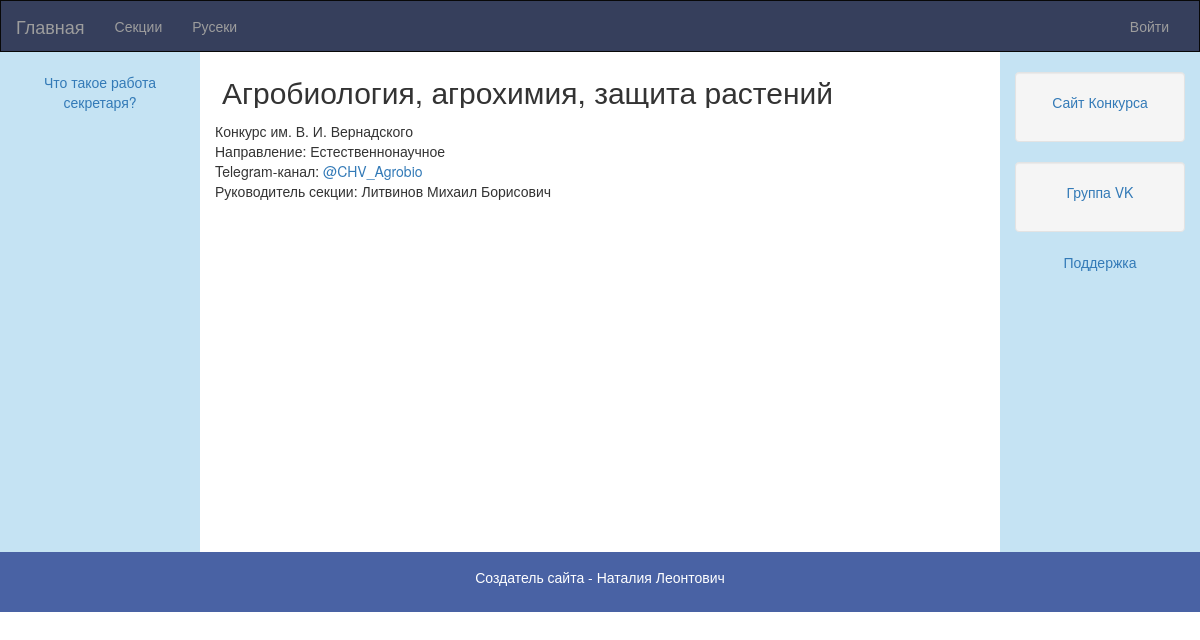
Page /category_page/1 on the committed database.
### models.py (models this page shows, shortened)
class Categories(db.Model):
    __tablename__ = 'categories'
    cat_id = db.Column('cat_id', db.Integer, primary_key=True)
    year = db.Column('year', db.Integer)
    cat_name = db.Column('cat_name', db.Text)
    short_name = db.Column('short_name', db.Text)
    tg_channel = db.Column('tg_channel', db.Text)

class Contests(db.Model):
    __tablename__ = 'contests'
    contest_id = db.Column('contest_id', db.Integer, primary_key=True, autoincrement=True)
    contest_name = db.Column('contest_name', db.Text)

class Directions(db.Model):
    __tablename__ = 'directions'
    direction_id = db.Column('direction_id', db.Integer, primary_key=True, autoincrement=True)
    dir_name = db.Column('dir_name', db.Text)

### app.py (the view)
@app.route('/category_page/<cat_id>')
def category_page(cat_id):
    category = one_category(db.session.query(Categories).filter(Categories.cat_id == cat_id).first())
    return render_template('categories/category_page.html', category=category)

### templates/categories/category_page.html (shortened to what this page needs)
{% extends 'base.html' %}
{% block content %}
<table><tr>
    <td><h2>{{ category['name'] }}</h2></td>
</tr></table>
{{ category['contest'] }}<br>
Направление: {{ category['direction'] }}<br>
{% if category['tg_channel'] %}
Telegram-канал: <a href="https://t.me/{{ category['tg_channel'] }}">@{{ category['tg_channel'] }}</a><br>
{% endif %}
{% if session['type'] == 'team' or session['type'] == 'admin' or session['type'] == 'manager' %}
Руководитель секции: <a href="/supervisor_profile/{{ category['supervisor_id'] }}">{{ category['supervisor'] }}</a><br>
{% else %}
Руководитель секции: {{ category['supervisor'] }}
{% endif %}
{% endblock %}

### templates/base.html (style rules this page uses)
td { padding: 3px 7px; }

### rows in the picture
Categories: name "Агробиология, агрохимия, защита растений", tg_channel "CHV_Agrobio"
Contests: contest "Конкурс им. В. И. Вернадского"
Directions: direction "Естественнонаучное"

### other values in the picture
{{ category['supervisor'] }} "Литвинов Михаил Борисович"
